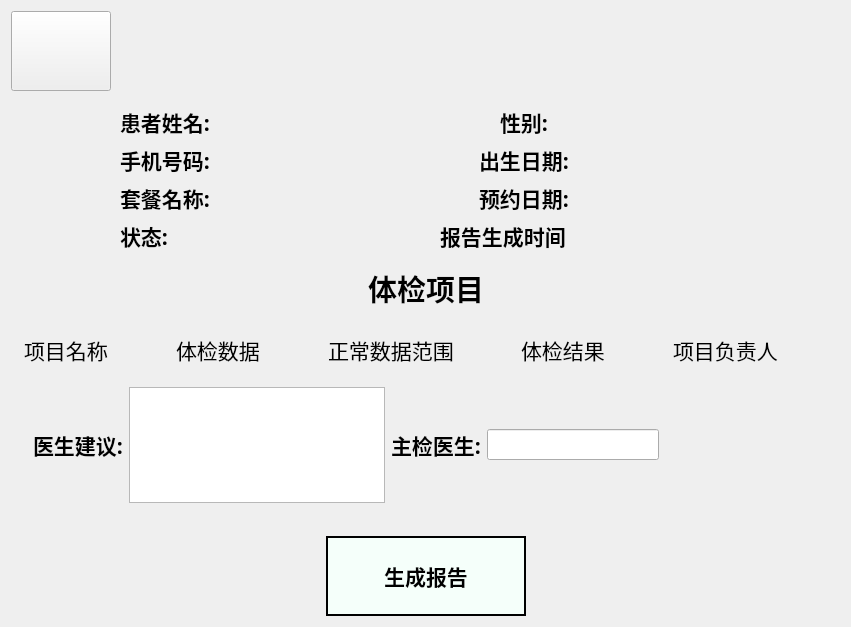
<?xml version="1.0" encoding="UTF-8"?>
<ui version="4.0">
 <class>EditMedicalExaminationReport</class>
 <widget class="QWidget" name="EditMedicalExaminationReport">
  <property name="geometry">
   <rect>
    <x>0</x>
    <y>0</y>
    <width>851</width>
    <height>627</height>
   </rect>
  </property>
  <property name="windowTitle">
   <string>Form</string>
  </property>
  <layout class="QGridLayout" name="gridLayout_3">
   <item row="0" column="0">
    <layout class="QVBoxLayout" name="verticalLayout_2">
     <item>
      <layout class="QHBoxLayout" name="horizontalLayout_9">
       <item>
        <widget class="QPushButton" name="returnExitButton">
         <property name="minimumSize">
          <size>
           <width>100</width>
           <height>80</height>
          </size>
         </property>
         <property name="maximumSize">
          <size>
           <width>100</width>
           <height>80</height>
          </size>
         </property>
         <property name="text">
          <string/>
         </property>
         <property name="icon">
          <iconset resource="../Resource/icom.qrc">
           <normaloff>:/returnExit.png</normaloff>:/returnExit.png</iconset>
         </property>
         <property name="iconSize">
          <size>
           <width>50</width>
           <height>50</height>
          </size>
         </property>
        </widget>
       </item>
       <item>
        <spacer name="horizontalSpacer_25">
         <property name="orientation">
          <enum>Qt::Horizontal</enum>
         </property>
         <property name="sizeHint" stdset="0">
          <size>
           <width>40</width>
           <height>20</height>
          </size>
         </property>
        </spacer>
       </item>
      </layout>
     </item>
     <item>
      <widget class="QWidget" name="patienWidget" native="true">
       <property name="styleSheet">
        <string notr="true">background-color: transparent;
border: none;</string>
       </property>
       <layout class="QGridLayout" name="gridLayout_2">
        <item row="0" column="0">
         <layout class="QVBoxLayout" name="verticalLayout">
          <item>
           <layout class="QHBoxLayout" name="horizontalLayout">
            <item>
             <spacer name="horizontalSpacer">
              <property name="orientation">
               <enum>Qt::Horizontal</enum>
              </property>
              <property name="sizeType">
               <enum>QSizePolicy::Fixed</enum>
              </property>
              <property name="sizeHint" stdset="0">
               <size>
                <width>100</width>
                <height>20</height>
               </size>
              </property>
             </spacer>
            </item>
            <item>
             <layout class="QHBoxLayout" name="patientNameHLayout">
              <item>
               <widget class="QLabel" name="patientNameLabel">
                <property name="font">
                 <font>
                  <family>Agency FB</family>
                  <pointsize>16</pointsize>
                  <weight>75</weight>
                  <bold>true</bold>
                 </font>
                </property>
                <property name="text">
                 <string>患者姓名:</string>
                </property>
               </widget>
              </item>
              <item>
               <widget class="QLabel" name="patientName">
                <property name="minimumSize">
                 <size>
                  <width>200</width>
                  <height>0</height>
                 </size>
                </property>
                <property name="font">
                 <font>
                  <family>Agency FB</family>
                  <pointsize>12</pointsize>
                 </font>
                </property>
                <property name="text">
                 <string/>
                </property>
               </widget>
              </item>
             </layout>
            </item>
            <item>
             <spacer name="horizontalSpacer_2">
              <property name="orientation">
               <enum>Qt::Horizontal</enum>
              </property>
              <property name="sizeHint" stdset="0">
               <size>
                <width>18</width>
                <height>20</height>
               </size>
              </property>
             </spacer>
            </item>
            <item>
             <layout class="QHBoxLayout" name="genderHLayout">
              <item>
               <widget class="QLabel" name="genderLabel">
                <property name="font">
                 <font>
                  <family>Agency FB</family>
                  <pointsize>16</pointsize>
                  <weight>75</weight>
                  <bold>true</bold>
                 </font>
                </property>
                <property name="text">
                 <string>性别:</string>
                </property>
               </widget>
              </item>
              <item>
               <widget class="QLabel" name="gender">
                <property name="minimumSize">
                 <size>
                  <width>200</width>
                  <height>0</height>
                 </size>
                </property>
                <property name="font">
                 <font>
                  <family>Agency FB</family>
                  <pointsize>12</pointsize>
                 </font>
                </property>
                <property name="text">
                 <string/>
                </property>
               </widget>
              </item>
             </layout>
            </item>
            <item>
             <spacer name="horizontalSpacer_3">
              <property name="orientation">
               <enum>Qt::Horizontal</enum>
              </property>
              <property name="sizeHint" stdset="0">
               <size>
                <width>18</width>
                <height>20</height>
               </size>
              </property>
             </spacer>
            </item>
           </layout>
          </item>
          <item>
           <layout class="QHBoxLayout" name="horizontalLayout_2">
            <item>
             <spacer name="horizontalSpacer_4">
              <property name="orientation">
               <enum>Qt::Horizontal</enum>
              </property>
              <property name="sizeType">
               <enum>QSizePolicy::Fixed</enum>
              </property>
              <property name="sizeHint" stdset="0">
               <size>
                <width>100</width>
                <height>20</height>
               </size>
              </property>
             </spacer>
            </item>
            <item>
             <layout class="QHBoxLayout" name="phoneHLayout">
              <item>
               <widget class="QLabel" name="phoneLabel">
                <property name="font">
                 <font>
                  <family>Agency FB</family>
                  <pointsize>16</pointsize>
                  <weight>75</weight>
                  <bold>true</bold>
                 </font>
                </property>
                <property name="text">
                 <string>手机号码:</string>
                </property>
               </widget>
              </item>
              <item>
               <widget class="QLabel" name="phoneNumber">
                <property name="minimumSize">
                 <size>
                  <width>200</width>
                  <height>0</height>
                 </size>
                </property>
                <property name="font">
                 <font>
                  <family>Agency FB</family>
                  <pointsize>12</pointsize>
                 </font>
                </property>
                <property name="text">
                 <string/>
                </property>
               </widget>
              </item>
             </layout>
            </item>
            <item>
             <spacer name="horizontalSpacer_5">
              <property name="orientation">
               <enum>Qt::Horizontal</enum>
              </property>
              <property name="sizeHint" stdset="0">
               <size>
                <width>18</width>
                <height>20</height>
               </size>
              </property>
             </spacer>
            </item>
            <item>
             <layout class="QHBoxLayout" name="birthDateHLayout">
              <item>
               <widget class="QLabel" name="birthDateLabel">
                <property name="font">
                 <font>
                  <family>Agency FB</family>
                  <pointsize>16</pointsize>
                  <weight>75</weight>
                  <bold>true</bold>
                 </font>
                </property>
                <property name="text">
                 <string>出生日期:</string>
                </property>
               </widget>
              </item>
              <item>
               <widget class="QLabel" name="birthDate">
                <property name="minimumSize">
                 <size>
                  <width>200</width>
                  <height>0</height>
                 </size>
                </property>
                <property name="font">
                 <font>
                  <family>Agency FB</family>
                  <pointsize>12</pointsize>
                 </font>
                </property>
                <property name="text">
                 <string/>
                </property>
               </widget>
              </item>
             </layout>
            </item>
            <item>
             <spacer name="horizontalSpacer_6">
              <property name="orientation">
               <enum>Qt::Horizontal</enum>
              </property>
              <property name="sizeHint" stdset="0">
               <size>
                <width>18</width>
                <height>20</height>
               </size>
              </property>
             </spacer>
            </item>
           </layout>
          </item>
          <item>
           <layout class="QHBoxLayout" name="horizontalLayout_3">
            <item>
             <spacer name="horizontalSpacer_7">
              <property name="orientation">
               <enum>Qt::Horizontal</enum>
              </property>
              <property name="sizeType">
               <enum>QSizePolicy::Fixed</enum>
              </property>
              <property name="sizeHint" stdset="0">
               <size>
                <width>100</width>
                <height>20</height>
               </size>
              </property>
             </spacer>
            </item>
            <item>
             <layout class="QHBoxLayout" name="packageNameHLayout">
              <item>
               <widget class="QLabel" name="packageNameLabel">
                <property name="font">
                 <font>
                  <family>Agency FB</family>
                  <pointsize>16</pointsize>
                  <weight>75</weight>
                  <bold>true</bold>
                 </font>
                </property>
                <property name="text">
                 <string>套餐名称:</string>
                </property>
               </widget>
              </item>
              <item>
               <widget class="QLabel" name="packageName">
                <property name="minimumSize">
                 <size>
                  <width>200</width>
                  <height>0</height>
                 </size>
                </property>
                <property name="font">
                 <font>
                  <family>Agency FB</family>
                  <pointsize>12</pointsize>
                 </font>
                </property>
                <property name="text">
                 <string/>
                </property>
               </widget>
              </item>
             </layout>
            </item>
            <item>
             <spacer name="horizontalSpacer_8">
              <property name="orientation">
               <enum>Qt::Horizontal</enum>
              </property>
              <property name="sizeHint" stdset="0">
               <size>
                <width>18</width>
                <height>18</height>
               </size>
              </property>
             </spacer>
            </item>
            <item>
             <layout class="QHBoxLayout" name="packageDateHLayout">
              <item>
               <widget class="QLabel" name="packageDateLabel">
                <property name="font">
                 <font>
                  <family>Agency FB</family>
                  <pointsize>16</pointsize>
                  <weight>75</weight>
                  <bold>true</bold>
                 </font>
                </property>
                <property name="text">
                 <string>预约日期:</string>
                </property>
               </widget>
              </item>
              <item>
               <widget class="QLabel" name="packageDate">
                <property name="minimumSize">
                 <size>
                  <width>200</width>
                  <height>0</height>
                 </size>
                </property>
                <property name="font">
                 <font>
                  <family>Agency FB</family>
                  <pointsize>12</pointsize>
                 </font>
                </property>
                <property name="text">
                 <string/>
                </property>
               </widget>
              </item>
             </layout>
            </item>
            <item>
             <spacer name="horizontalSpacer_9">
              <property name="orientation">
               <enum>Qt::Horizontal</enum>
              </property>
              <property name="sizeHint" stdset="0">
               <size>
                <width>18</width>
                <height>20</height>
               </size>
              </property>
             </spacer>
            </item>
           </layout>
          </item>
          <item>
           <layout class="QHBoxLayout" name="horizontalLayout_4">
            <item>
             <spacer name="horizontalSpacer_10">
              <property name="orientation">
               <enum>Qt::Horizontal</enum>
              </property>
              <property name="sizeType">
               <enum>QSizePolicy::Fixed</enum>
              </property>
              <property name="sizeHint" stdset="0">
               <size>
                <width>100</width>
                <height>20</height>
               </size>
              </property>
             </spacer>
            </item>
            <item>
             <layout class="QHBoxLayout" name="statusHLayout">
              <item>
               <widget class="QLabel" name="statusLabel">
                <property name="font">
                 <font>
                  <family>Agency FB</family>
                  <pointsize>16</pointsize>
                  <weight>75</weight>
                  <bold>true</bold>
                 </font>
                </property>
                <property name="text">
                 <string>状态:</string>
                </property>
               </widget>
              </item>
              <item>
               <widget class="QLabel" name="status">
                <property name="minimumSize">
                 <size>
                  <width>200</width>
                  <height>0</height>
                 </size>
                </property>
                <property name="font">
                 <font>
                  <family>Agency FB</family>
                  <pointsize>12</pointsize>
                 </font>
                </property>
                <property name="text">
                 <string/>
                </property>
               </widget>
              </item>
             </layout>
            </item>
            <item>
             <spacer name="horizontalSpacer_11">
              <property name="orientation">
               <enum>Qt::Horizontal</enum>
              </property>
              <property name="sizeHint" stdset="0">
               <size>
                <width>18</width>
                <height>20</height>
               </size>
              </property>
             </spacer>
            </item>
            <item>
             <layout class="QHBoxLayout" name="reportHLayout">
              <item>
               <widget class="QLabel" name="report_generateTimeLabel">
                <property name="minimumSize">
                 <size>
                  <width>0</width>
                  <height>0</height>
                 </size>
                </property>
                <property name="font">
                 <font>
                  <family>Agency FB</family>
                  <pointsize>16</pointsize>
                  <weight>75</weight>
                  <bold>true</bold>
                 </font>
                </property>
                <property name="text">
                 <string>报告生成时间</string>
                </property>
               </widget>
              </item>
              <item>
               <widget class="QLabel" name="report_generateTime">
                <property name="minimumSize">
                 <size>
                  <width>200</width>
                  <height>0</height>
                 </size>
                </property>
                <property name="font">
                 <font>
                  <family>Agency FB</family>
                  <pointsize>12</pointsize>
                 </font>
                </property>
                <property name="text">
                 <string/>
                </property>
               </widget>
              </item>
             </layout>
            </item>
            <item>
             <spacer name="horizontalSpacer_24">
              <property name="orientation">
               <enum>Qt::Horizontal</enum>
              </property>
              <property name="sizeHint" stdset="0">
               <size>
                <width>18</width>
                <height>20</height>
               </size>
              </property>
             </spacer>
            </item>
           </layout>
          </item>
         </layout>
        </item>
       </layout>
      </widget>
     </item>
     <item>
      <layout class="QHBoxLayout" name="horizontalLayout_5">
       <item>
        <spacer name="horizontalSpacer_12">
         <property name="orientation">
          <enum>Qt::Horizontal</enum>
         </property>
         <property name="sizeHint" stdset="0">
          <size>
           <width>40</width>
           <height>20</height>
          </size>
         </property>
        </spacer>
       </item>
       <item>
        <widget class="QLabel" name="label">
         <property name="font">
          <font>
           <family>Agency FB</family>
           <pointsize>22</pointsize>
           <weight>75</weight>
           <bold>true</bold>
          </font>
         </property>
         <property name="styleSheet">
          <string notr="true">background-color: transparent; border: none;</string>
         </property>
         <property name="text">
          <string>体检项目</string>
         </property>
        </widget>
       </item>
       <item>
        <spacer name="horizontalSpacer_13">
         <property name="orientation">
          <enum>Qt::Horizontal</enum>
         </property>
         <property name="sizeHint" stdset="0">
          <size>
           <width>40</width>
           <height>20</height>
          </size>
         </property>
        </spacer>
       </item>
      </layout>
     </item>
     <item>
      <spacer name="verticalSpacer_5">
       <property name="orientation">
        <enum>Qt::Vertical</enum>
       </property>
       <property name="sizeType">
        <enum>QSizePolicy::Fixed</enum>
       </property>
       <property name="sizeHint" stdset="0">
        <size>
         <width>20</width>
         <height>18</height>
        </size>
       </property>
      </spacer>
     </item>
     <item>
      <layout class="QHBoxLayout" name="horizontalLayout_6">
       <item>
        <spacer name="horizontalSpacer_15">
         <property name="orientation">
          <enum>Qt::Horizontal</enum>
         </property>
         <property name="sizeType">
          <enum>QSizePolicy::Minimum</enum>
         </property>
         <property name="sizeHint" stdset="0">
          <size>
           <width>13</width>
           <height>20</height>
          </size>
         </property>
        </spacer>
       </item>
       <item>
        <widget class="QLabel" name="itemsNameLabel">
         <property name="font">
          <font>
           <family>Agency FB</family>
           <pointsize>16</pointsize>
          </font>
         </property>
         <property name="styleSheet">
          <string notr="true">background-color: transparent;
border: none;</string>
         </property>
         <property name="text">
          <string>项目名称</string>
         </property>
        </widget>
       </item>
       <item>
        <spacer name="horizontalSpacer_14">
         <property name="orientation">
          <enum>Qt::Horizontal</enum>
         </property>
         <property name="sizeHint" stdset="0">
          <size>
           <width>13</width>
           <height>20</height>
          </size>
         </property>
        </spacer>
       </item>
       <item>
        <widget class="QLabel" name="inputFieldLabel">
         <property name="font">
          <font>
           <family>Agency FB</family>
           <pointsize>16</pointsize>
          </font>
         </property>
         <property name="styleSheet">
          <string notr="true">background-color: transparent;
border: none;</string>
         </property>
         <property name="text">
          <string>体检数据</string>
         </property>
        </widget>
       </item>
       <item>
        <spacer name="horizontalSpacer_16">
         <property name="orientation">
          <enum>Qt::Horizontal</enum>
         </property>
         <property name="sizeHint" stdset="0">
          <size>
           <width>13</width>
           <height>20</height>
          </size>
         </property>
        </spacer>
       </item>
       <item>
        <widget class="QLabel" name="normalRangeLabel">
         <property name="font">
          <font>
           <family>Agency FB</family>
           <pointsize>16</pointsize>
          </font>
         </property>
         <property name="styleSheet">
          <string notr="true">background-color: transparent;
border: none;</string>
         </property>
         <property name="text">
          <string>正常数据范围</string>
         </property>
        </widget>
       </item>
       <item>
        <spacer name="horizontalSpacer_17">
         <property name="orientation">
          <enum>Qt::Horizontal</enum>
         </property>
         <property name="sizeHint" stdset="0">
          <size>
           <width>13</width>
           <height>20</height>
          </size>
         </property>
        </spacer>
       </item>
       <item>
        <widget class="QLabel" name="resultField">
         <property name="font">
          <font>
           <family>Agency FB</family>
           <pointsize>16</pointsize>
          </font>
         </property>
         <property name="styleSheet">
          <string notr="true">background-color: transparent;
border: none;</string>
         </property>
         <property name="text">
          <string>体检结果</string>
         </property>
        </widget>
       </item>
       <item>
        <spacer name="horizontalSpacer_18">
         <property name="orientation">
          <enum>Qt::Horizontal</enum>
         </property>
         <property name="sizeHint" stdset="0">
          <size>
           <width>13</width>
           <height>20</height>
          </size>
         </property>
        </spacer>
       </item>
       <item>
        <widget class="QLabel" name="responsiblePersonField">
         <property name="font">
          <font>
           <family>Agency FB</family>
           <pointsize>16</pointsize>
          </font>
         </property>
         <property name="styleSheet">
          <string notr="true">background-color: transparent;
border: none;</string>
         </property>
         <property name="text">
          <string>项目负责人</string>
         </property>
        </widget>
       </item>
       <item>
        <spacer name="horizontalSpacer_19">
         <property name="orientation">
          <enum>Qt::Horizontal</enum>
         </property>
         <property name="sizeHint" stdset="0">
          <size>
           <width>17</width>
           <height>20</height>
          </size>
         </property>
        </spacer>
       </item>
      </layout>
     </item>
     <item>
      <widget class="QWidget" name="packageItemsWidget" native="true">
       <property name="font">
        <font>
         <family>Agency FB</family>
         <pointsize>12</pointsize>
        </font>
       </property>
       <property name="styleSheet">
        <string notr="true"/>
       </property>
      </widget>
     </item>
     <item>
      <widget class="QWidget" name="packageItemsWidget_2" native="true">
       <layout class="QGridLayout" name="gridLayout">
        <item row="0" column="0">
         <layout class="QHBoxLayout" name="horizontalLayout_8">
          <item>
           <spacer name="horizontalSpacer_22">
            <property name="orientation">
             <enum>Qt::Horizontal</enum>
            </property>
            <property name="sizeType">
             <enum>QSizePolicy::Minimum</enum>
            </property>
            <property name="sizeHint" stdset="0">
             <size>
              <width>13</width>
              <height>20</height>
             </size>
            </property>
           </spacer>
          </item>
          <item>
           <widget class="QLabel" name="doctorAdivceLabel">
            <property name="font">
             <font>
              <family>Agency FB</family>
              <pointsize>16</pointsize>
              <weight>75</weight>
              <bold>true</bold>
             </font>
            </property>
            <property name="styleSheet">
             <string notr="true">background-color: transparent;
border: none;</string>
            </property>
            <property name="text">
             <string>医生建议:</string>
            </property>
           </widget>
          </item>
          <item>
           <widget class="QTextEdit" name="doctorAdvice">
            <property name="font">
             <font>
              <family>Agency FB</family>
              <pointsize>12</pointsize>
             </font>
            </property>
           </widget>
          </item>
          <item>
           <widget class="QLabel" name="doctorLabel">
            <property name="font">
             <font>
              <family>Agency FB</family>
              <pointsize>16</pointsize>
              <weight>75</weight>
              <bold>true</bold>
             </font>
            </property>
            <property name="styleSheet">
             <string notr="true">background-color: transparent;
border: none;</string>
            </property>
            <property name="text">
             <string>主检医生:</string>
            </property>
           </widget>
          </item>
          <item>
           <widget class="QLineEdit" name="EditDorctor">
            <property name="font">
             <font>
              <family>Agency FB</family>
              <pointsize>12</pointsize>
             </font>
            </property>
           </widget>
          </item>
          <item>
           <spacer name="horizontalSpacer_23">
            <property name="orientation">
             <enum>Qt::Horizontal</enum>
            </property>
            <property name="sizeHint" stdset="0">
             <size>
              <width>18</width>
              <height>20</height>
             </size>
            </property>
           </spacer>
          </item>
         </layout>
        </item>
       </layout>
      </widget>
     </item>
     <item>
      <spacer name="verticalSpacer_7">
       <property name="orientation">
        <enum>Qt::Vertical</enum>
       </property>
       <property name="sizeType">
        <enum>QSizePolicy::Fixed</enum>
       </property>
       <property name="sizeHint" stdset="0">
        <size>
         <width>20</width>
         <height>18</height>
        </size>
       </property>
      </spacer>
     </item>
     <item>
      <layout class="QHBoxLayout" name="horizontalLayout_7">
       <item>
        <spacer name="horizontalSpacer_20">
         <property name="orientation">
          <enum>Qt::Horizontal</enum>
         </property>
         <property name="sizeHint" stdset="0">
          <size>
           <width>40</width>
           <height>20</height>
          </size>
         </property>
        </spacer>
       </item>
       <item>
        <widget class="QPushButton" name="submitButton">
         <property name="minimumSize">
          <size>
           <width>200</width>
           <height>80</height>
          </size>
         </property>
         <property name="font">
          <font>
           <family>Agency FB</family>
           <pointsize>16</pointsize>
           <weight>75</weight>
           <bold>true</bold>
          </font>
         </property>
         <property name="styleSheet">
          <string notr="true">background-color: #F5FFFA; 
border: 2px solid black;</string>
         </property>
         <property name="text">
          <string>生成报告</string>
         </property>
        </widget>
       </item>
       <item>
        <spacer name="horizontalSpacer_21">
         <property name="orientation">
          <enum>Qt::Horizontal</enum>
         </property>
         <property name="sizeHint" stdset="0">
          <size>
           <width>40</width>
           <height>20</height>
          </size>
         </property>
        </spacer>
       </item>
      </layout>
     </item>
    </layout>
   </item>
  </layout>
 </widget>
 <resources>
  <include location="../Resource/icom.qrc"/>
 </resources>
 <connections/>
</ui>
